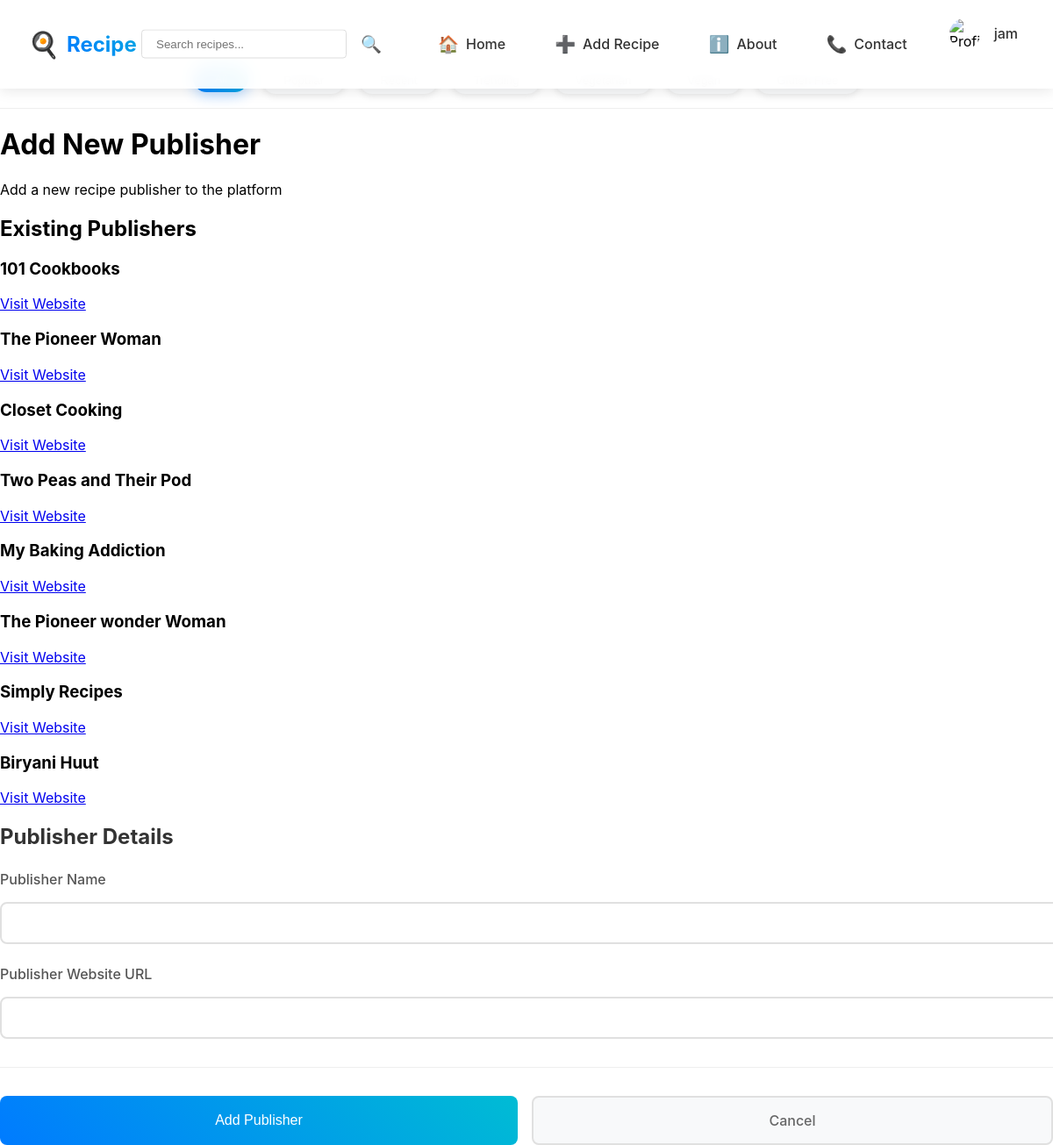
The page /recipe/publisher/add/ (signed in) on the database its author committed.
### app/models.py (models this page shows, shortened)
class User(AbstractUser):
    profile_picture = models.ImageField(upload_to='profile_pics/', null=True, blank=True)
    role = models.ForeignKey(Role, on_delete=models.CASCADE)
    objects = CustomUserManager()
    @property
    def profile_picture_url(self):
        if self.profile_picture and hasattr(self.profile_picture, 'url'):
            return self.profile_picture.url
        return '/static/assets/image.jpg'

class Publisher(models.Model):
    publisher_name = models.CharField(max_length=100)
    publisher_url = models.CharField(max_length=255)

### app/views.py (the view, shortened to what this page needs)
# urls.py: path('recipe/publisher/add/', views.add_publisher, name='add_publisher'),
@login_required
@admin_required
def add_publisher(request):
    publishers = Publisher.objects.all()
    return render(request, 'add-publisher.html', {'publishers': publishers})

### app/views.py (called while the page is built)
def admin_required(view_func):
    @wraps(view_func)
    def _wrapped_view(request, *args, **kwargs):
        if not request.user.is_authenticated or not request.user.role.role_name == 'admin':
            messages.error(request, 'You do not have permission to access this page.')
            return redirect('home')
        return view_func(request, *args, **kwargs)
    return _wrapped_view

### templates/add-publisher.html (shortened to what this page needs)
{% extends 'base.html' %}
{% load static %}
{% block extra_css %}
<link rel="stylesheet" href="{% static 'css/index.css' %}">
<link rel="stylesheet" href="{% static 'css/common.css' %}">
<link rel="stylesheet" href="{% static 'css/App.css' %}">
<link rel="stylesheet" href="{% static 'css/components/NavBar.css' %}">
<link rel="stylesheet" href="{% static 'css/pages/AddRecipe.css' %}">
{% endblock %}
{% block content %}
<div class="add-publisher-container">
    <div class="add-publisher-header">
        <h1>Add New Publisher</h1>
        <p class="subtitle">Add a new recipe publisher to the platform</p>
    </div>
    <div class="publisher-content">
        <div class="existing-publishers">
            <h2>Existing Publishers</h2>
            <div class="publishers-list">
                {% for publisher in publishers %}
                <div class="publisher-card">
                    <h3>{{ publisher.publisher_name }}</h3>
                    <a href="{{ publisher.publisher_url }}" target="_blank" class="publisher-url">Visit Website</a>
                </div>
                {% empty %}
                <p class="no-publishers">No publishers added yet</p>
                {% endfor %}
            </div>
        </div>
        <form method="post" class="add-publisher-form">
            <div class="form-section">
                <h2>Publisher Details</h2>
                <div class="form-group">
                    <label for="publisher_name">Publisher Name</label>
                    <input type="text" id="publisher_name" name="publisher_name" required>
                </div>
                <div class="form-group">
                    <label for="publisher_url">Publisher Website URL</label>
                    <input type="url" id="publisher_url" name="publisher_url" required>
                </div>
            </div>
            <div class="form-actions">
                <button type="submit" class="submit-button">Add Publisher</button>
                <a href="{% url 'manage_recipes' %}" class="cancel-button">Cancel</a>
            </div>
        </form>
    </div>
</div>
{% endblock %}

### templates/base.html (shortened to what this page needs)
<!DOCTYPE html>
<html lang="en">
<head>
    {% load static %}
    <link rel="stylesheet" href="{% static 'css/index.css' %}">
    <link rel="stylesheet" href="{% static 'css/common.css' %}">
    <link rel="stylesheet" href="{% static 'css/App.css' %}">
    <link rel="stylesheet" href="{% static 'css/components/NavBar.css' %}">
    <link rel="stylesheet" href="{% static 'css/pages/AddRecipe.css' %}">
    <link rel="stylesheet" href="{% static 'css/pages/Login.css' %}">
    <link rel="stylesheet" href="{% static 'css/pages/Profile.css' %}">
    <link rel="stylesheet" href="{% static 'css/pages/RecipeDetail.css' %}">
    {% block extra_css %}{% endblock %}
</head>
<body>
    <nav class="navbar">
        <div class="nav-brand">
            <a href="{% url 'home' %}">
                <span class="brand-icon">🍳</span>
                <span class="brand-text">Recipe Hub</span>
            </a>
        </div>
        <div class="nav-links">
            <div class="search-container">
                <form action="{% url 'home' %}" method="get" class="search-form">
                    <input type="text" name="search" placeholder="Search recipes..." class="nav-search-input" value="{{ request.GET.search }}">
                    <button type="submit" class="search-toggle">
                        <span class="nav-icon">🔍</span>
                    </button>
                </form>
            </div>
            <a href="{% url 'home' %}" class="nav-link">
                <span class="nav-icon">🏠</span>
                <span>Home</span>
            </a>
            {% if user.is_authenticated %}
            <a href="{% url 'add_recipe' %}" class="nav-link">
                <span class="nav-icon">➕</span>
                <span>Add Recipe</span>
            </a>
            {% endif %}
            <a href="{% url 'about' %}" class="nav-link">
                <span class="nav-icon">ℹ️</span>
                <span>About</span>
            </a>
            <a href="{% url 'contact' %}" class="nav-link">
                <span class="nav-icon">📞</span>
                <span>Contact</span>
            </a>
            {% if user.is_authenticated %}
                <div class="user-profile">
                    <img src="{{ user.profile_picture_url }}" alt="Profile" class="profile-picture">
                    <span class="username">{{ user.first_name|default:user.username }}</span>
                </div>
            {% else %}
                <a href="{% url 'login' %}" class="login-button">
                    <span class="nav-icon">👤</span>
                    Login
                </a>
            {% endif %}
        </div>
    </nav>
    {% block filters %}
    <div class="filter-tags">
        <button class="filter-tag {% if not request.GET.filter %}active{% endif %}" data-filter="all">All</button>
        <button class="filter-tag {% if request.GET.filter == 'popular' %}active{% endif %}" data-filter="popular">Popular</button>
        <button class="filter-tag {% if request.GET.filter == 'recent' %}active{% endif %}" data-filter="recent">Recent</button>
        <button class="filter-tag {% if request.GET.filter == 'trending' %}active{% endif %}" data-filter="trending">Trending</button>
        <button class="filter-tag {% if request.GET.filter == 'vegetarian' %}active{% endif %}" data-filter="vegetarian">Vegetarian</button>
        <button class="filter-tag {% if request.GET.filter == 'vegan' %}active{% endif %}" data-filter="vegan">Vegan</button>
        <button class="filter-tag {% if request.GET.filter == 'gluten-free' %}active{% endif %}" data-filter="gluten-free">Gluten Free</button>
    </div>
    {% endblock %}
    {% block content %}{% endblock %}
</body>
</html>

### static/css/index.css (style rules this page uses)
body { margin: 0; font-family: -apple-system, BlinkMacSystemFont, 'Segoe UI', 'Roboto', 'Oxygen', 'Ubuntu', 'Cantarell', 'Fira Sans', 'Droid Sans', 'Helvetica Neue', sans-serif; -webkit-font-smoothing: antialiased; -moz-osx-font-smoothing: grayscale; }

### static/css/App.css (style rules this page uses)
.user-profile { display: flex; justify-content: space-between; align-items: center; margin-bottom: 1.5rem; }
.profile-picture { width: 50px; height: 50px; border-radius: 50%; object-fit: cover; }
.navbar { background: rgba(255, 255, 255, 0.95); backdrop-filter: blur(10px); padding: 0.8rem 2rem; display: flex; justify-content: space-between; align-items: center; position: fixed; top: 0; left: 0; right: 0; z-index: 1000; box-shadow: 0 2px 15px rgba(0,0,0,0.1); }
.nav-brand a { display: flex; align-items: center; gap: 0.5rem; text-decoration: none; }
.brand-icon { font-size: 1.8rem; }
.brand-text { font-size: 1.5rem; font-weight: 700; background: linear-gradient(45deg, #007bff, #00bcd4); -webkit-background-clip: text; -webkit-text-fill-color: transparent; }
.nav-link { display: flex; align-items: center; gap: 0.5rem; padding: 0.5rem 1rem; border-radius: 8px; transition: all 0.3s ease; }
.nav-icon { font-size: 1.2rem; }
.nav-links { display: flex; align-items: center; gap: 2rem; }
.nav-links a { color: #333; text-decoration: none; font-weight: 500; transition: color 0.2s; }
.search-container { position: relative; display: flex; align-items: center; }
.search-toggle { background: none; border: none; font-size: 1.2rem; cursor: pointer; padding: 0.5rem; transition: opacity 0.2s; }
.nav-search-input { position: absolute; right: 100%; top: 50%; transform: translateY(-50%); width: 0; padding: 0.5rem; border: 1px solid #ddd; border-radius: 4px; margin-right: 0.5rem; animation: slideIn 0.3s forwards; }
.nav-links { display: flex; align-items: center; gap: 1.5rem; }
.search-toggle { background: none; border: none; font-size: 1.2rem; cursor: pointer; padding: 0.5rem; transition: all 0.3s ease; }
.nav-search-input { padding: 0.8rem 1.2rem; border: 2px solid #e0e0e0; border-radius: 25px; width: 250px; transition: all 0.3s ease; background: white; }
.filter-tags { display: flex; gap: 1rem; flex-wrap: wrap; justify-content: center; }
.filter-tag { padding: 0.5rem 1.5rem; border-radius: 25px; background: #f8f9fa; cursor: pointer; transition: all 0.3s ease; }
.filter-tag:hover, .filter-tag.active { background: linear-gradient(45deg, #007bff, #00bcd4); color: white; transform: translateY(-2px); }
.filter-tags { display: flex; gap: 1rem; justify-content: center; flex-wrap: wrap; margin-bottom: 1rem; }
.filter-tag { padding: 0.8rem 1.5rem; border-radius: 25px; background: white; cursor: pointer; transition: all 0.3s ease; box-shadow: 0 2px 8px rgba(0,0,0,0.1); font-weight: 500; }
.filter-tag.active { background: linear-gradient(45deg, #007bff, #00bcd4); color: white; transform: translateY(-2px); box-shadow: 0 4px 15px rgba(0,123,255,0.3); }

### static/css/pages/AddRecipe.css (style rules this page uses)
.form-section { margin-bottom: 2rem; padding-bottom: 2rem; border-bottom: 1px solid #eee; }
.form-section h2 { color: #333; font-size: 1.5rem; margin-bottom: 1.5rem; }
.form-group { margin-bottom: 1.5rem; }
.form-group:last-child { margin-bottom: 0; }
.form-group label { display: block; color: #555; margin-bottom: 0.5rem; font-weight: 500; }
.form-group input, .form-group textarea { width: 100%; padding: 0.8rem; border: 2px solid #e0e0e0; border-radius: 8px; font-size: 1rem; transition: all 0.3s ease; }
.form-actions { display: flex; gap: 1rem; margin-top: 2rem; }
.submit-button, .cancel-button { padding: 1rem 2rem; border-radius: 8px; font-size: 1rem; font-weight: 500; cursor: pointer; transition: all 0.3s ease; flex: 1; text-align: center; text-decoration: none; }
.submit-button { background: linear-gradient(45deg, #007bff, #00bcd4); color: white; border: none; }
.cancel-button { background: #f8f9fa; color: #666; border: 2px solid #e0e0e0; }

### static/css/pages/Profile.css (style rules this page uses)
.form-group { display: flex; flex-direction: column; gap: 0.5rem; }
.form-group label { font-weight: 600; color: #333; }
.form-group input { padding: 0.75rem; border: 1px solid #ddd; border-radius: 5px; font-size: 1rem; }
.form-actions { margin-top: 1rem; }
.user-profile { position: relative; display: flex; align-items: center; gap: 0.5rem; cursor: pointer; padding: 0.5rem; border-radius: 5px; transition: background-color 0.3s ease; }
.profile-picture { width: 32px; height: 32px; border-radius: 50%; object-fit: cover; }
.username { color: white; font-weight: 500; }

### rows shown on the page
User: first_name "jam"
Publisher: publisher_name "101 Cookbooks"
Publisher: publisher_name "The Pioneer Woman"
Publisher: publisher_name "Closet Cooking"
Publisher: publisher_name "Two Peas and Their Pod"
Publisher: publisher_name "My Baking Addiction"
Publisher: publisher_name "The Pioneer wonder Woman"
Publisher: publisher_name "Simply Recipes"
Publisher: publisher_name "Biryani Huut"
